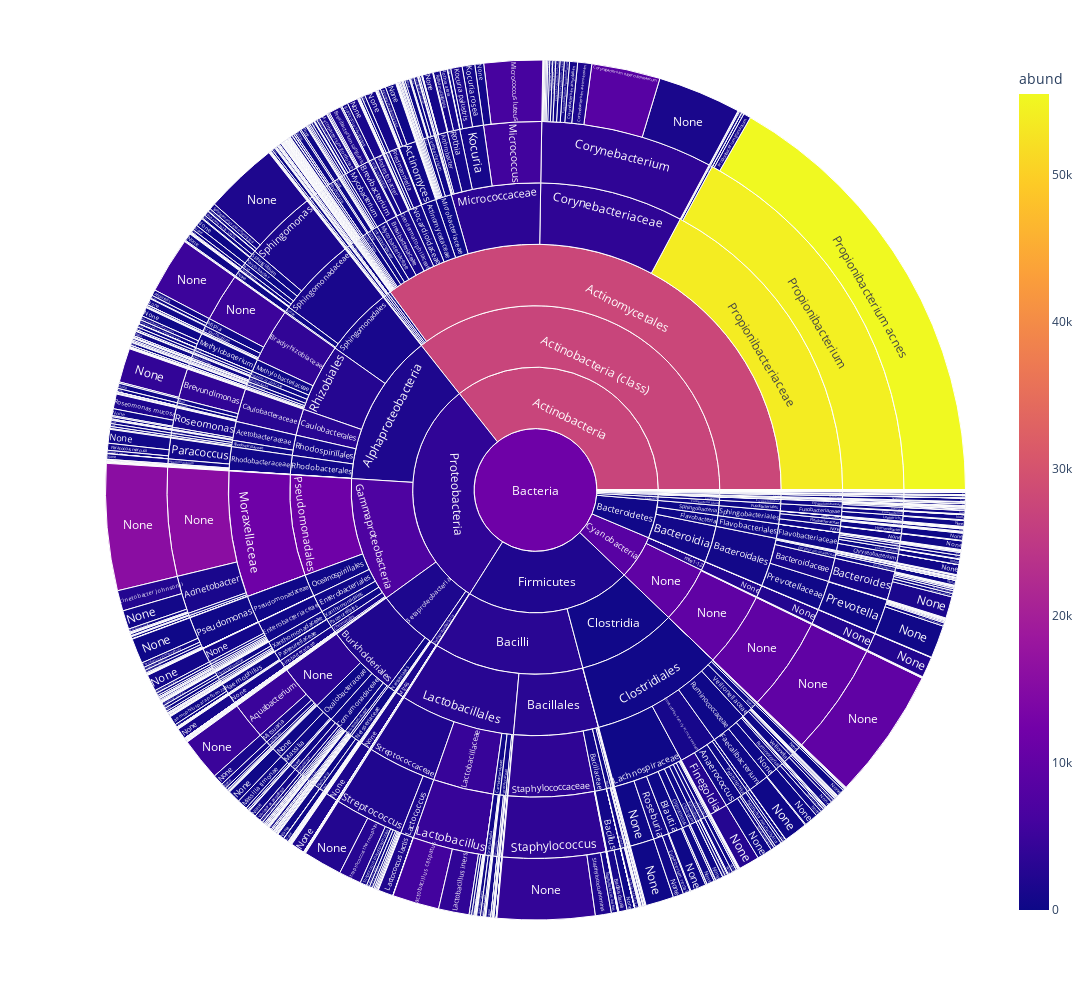

The code cell stored with this chart in its notebook:
### Code cell
fig = px.sunburst(dt_treemap, 
path = ['king', 'phyl', 'class', 'order', 'fam', 'genus', 'species'],
values = 'abund',
color = 'abund',
width = 1500,
height = 1000)

fig.show()

### Figure 1 — Plotly figure (JSON) as saved in the notebook; plotly's stock layout.template omitted (floating-point values rounded to 4 significant figures; data arrays with more than 128 entries replaced by an {"elided": "..."} marker saying what was removed)
{"data": [{"branchvalues": "total", "customdata": {"elided": "2166x1 float values"}, "domain": {"x": [0, 1], "y": [0, 1]}, "hovertemplate": "labels=%{label}<br>abund_sum=%{value}<br>parent=%{parent}<br>id=%{id}<br>abund=%{color}<extra></extra>", "ids": {"elided": "2166 str values"}, "labels": {"elided": "2166 str values"}, "marker": {"coloraxis": "coloraxis", "colors": {"elided": "2166 float values"}}, "name": "", "parents": {"elided": "2166 str values"}, "type": "sunburst", "values": {"elided": "2166 int values"}}], "layout": {"coloraxis": {"colorbar": {"title": {"text": "abund"}}, "colorscale": [[0, "#0d0887"], [0.1111, "#46039f"], [0.2222, "#7201a8"], [0.3333, "#9c179e"], [0.4444, "#bd3786"], [0.5556, "#d8576b"], [0.6667, "#ed7953"], [0.7778, "#fb9f3a"], [0.8889, "#fdca26"], [1, "#f0f921"]]}, "height": 1000, "legend": {"tracegroupgap": 0}, "margin": {"t": 60}, "width": 1500}}
